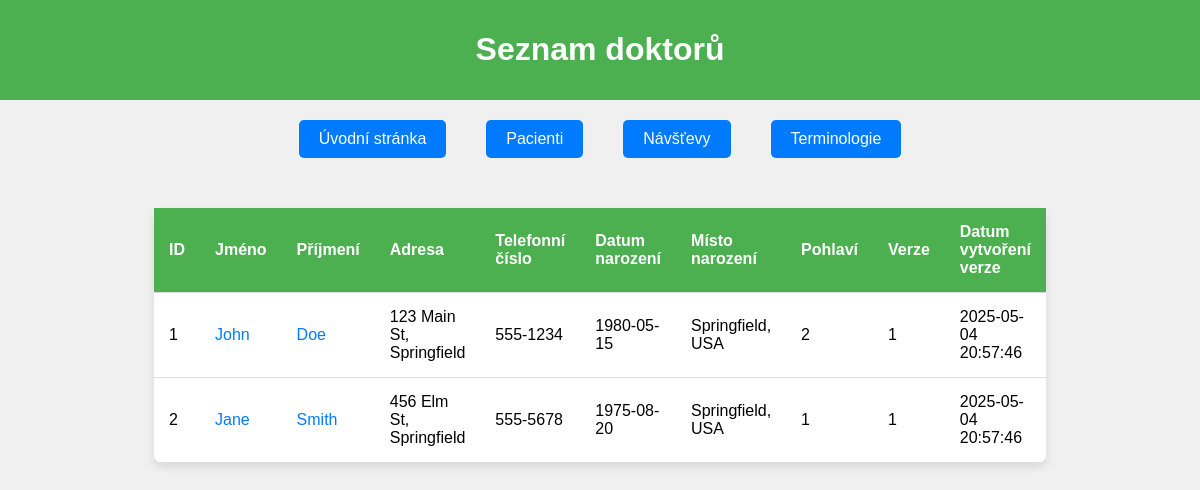
/doctors, run on an earlier commit of the app's database.
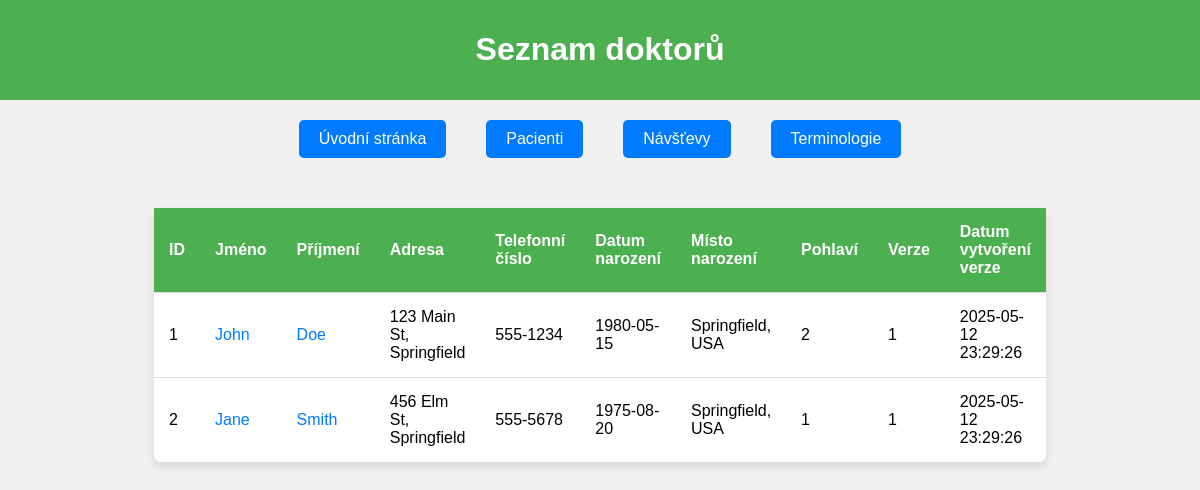
And on a later commit of the database.
### models.py (models this page shows)
class Doctor(db.Model):
    __tablename__ = 'Doctor'
    idDoctor = db.Column(db.Integer, primary_key=True)
    FirstName = db.Column(db.String)
    Surname = db.Column(db.String)
    Address = db.Column(db.String)
    DateOfBirth = db.Column(db.DateTime)
    PlaceOfBirth = db.Column(db.String)
    PhoneNumber = db.Column(db.String)
    Gender = db.Column(db.String)
    Version = db.Column(db.Integer)
    DateOfVersionCreation = db.Column(db.DateTime)

### routes/doctor_routes.py (the view)
@doctor_routes.route('/doctors')
def show_doctors():
    doctors = Doctor.query.all()
    return render_template('doctors.html', doctors=doctors)

### templates/doctors.html (shortened to what this page needs)
<!DOCTYPE html>
<html lang="en">
<head>
</head>
<body>
    <header>
        <h1>Seznam doktorů</h1>
    </header>
    <div class="container">
        <nav>
            <a href="{{ url_for('basic_routes.index') }}">Úvodní stránka</a>
            <a href="{{ url_for('patient_routes.show_patients_page') }}">Pacienti</a>
            <a href="{{ url_for('encounter_routes.encounter') }}">Návšťevy</a>
            <a href="{{ url_for('basic_routes.show_terminology') }}">Terminologie</a>
        </nav>
        <table>
            <thead>
                <tr>
                    <th>ID</th>
                    <th>Jméno</th>
                    <th>Příjmení</th>
                    <th>Adresa</th>
                    <th>Telefonní číslo</th>
                    <th>Datum narození</th>
                    <th>Místo narození</th>
                    <th>Pohlaví</th>
                    <th>Verze</th>
                    <th>Datum vytvoření verze</th>
                </tr>
            </thead>
            <tbody>
                {% for doctor in doctors %}
                    <tr>
                        <td>{{ doctor.idDoctor }}</td>
                        <td>
                            <a href="{{ url_for('doctor_routes.doctor_detail', doctor_id=doctor.idDoctor) }}" style="color: #007BFF; text-decoration: none;">
                                {{ doctor.FirstName }}
                            </a>
                        </td>
                        <td>
                            <a href="{{ url_for('doctor_routes.doctor_detail', doctor_id=doctor.idDoctor) }}" style="color: #007BFF; text-decoration: none;">
                                {{ doctor.Surname }}
                            </a>
                        </td>
                        <td>{{ doctor.Address }}</td>
                        <td>{{ doctor.PhoneNumber }}</td>
                        <td>{{ doctor.DateOfBirth.strftime('%Y-%m-%d') }}</td>
                        <td>{{ doctor.PlaceOfBirth }}</td>
                        <td>{{ doctor.Gender }}</td>
                        <td>{{ doctor.Version }}</td>
                        <td>{{ doctor.DateOfVersionCreation.strftime('%Y-%m-%d %H:%M:%S') }}</td>
                    </tr>
                {% else %}
                    <tr>
                        <td colspan="11" style="text-align:center;">Žádní doktoři k zobrazení.</td>
                    </tr>
                {% endfor %}
            </tbody>
        </table>
    </div>
</body>
</html>

What changed in the data, as far as the page shows it:
changed Doctor "John": DateOfVersionCreation "2025-05-04 20:57:46" → "2025-05-12 23:29:26"
changed Doctor "Jane": DateOfVersionCreation "2025-05-04 20:57:46" → "2025-05-12 23:29:26"
